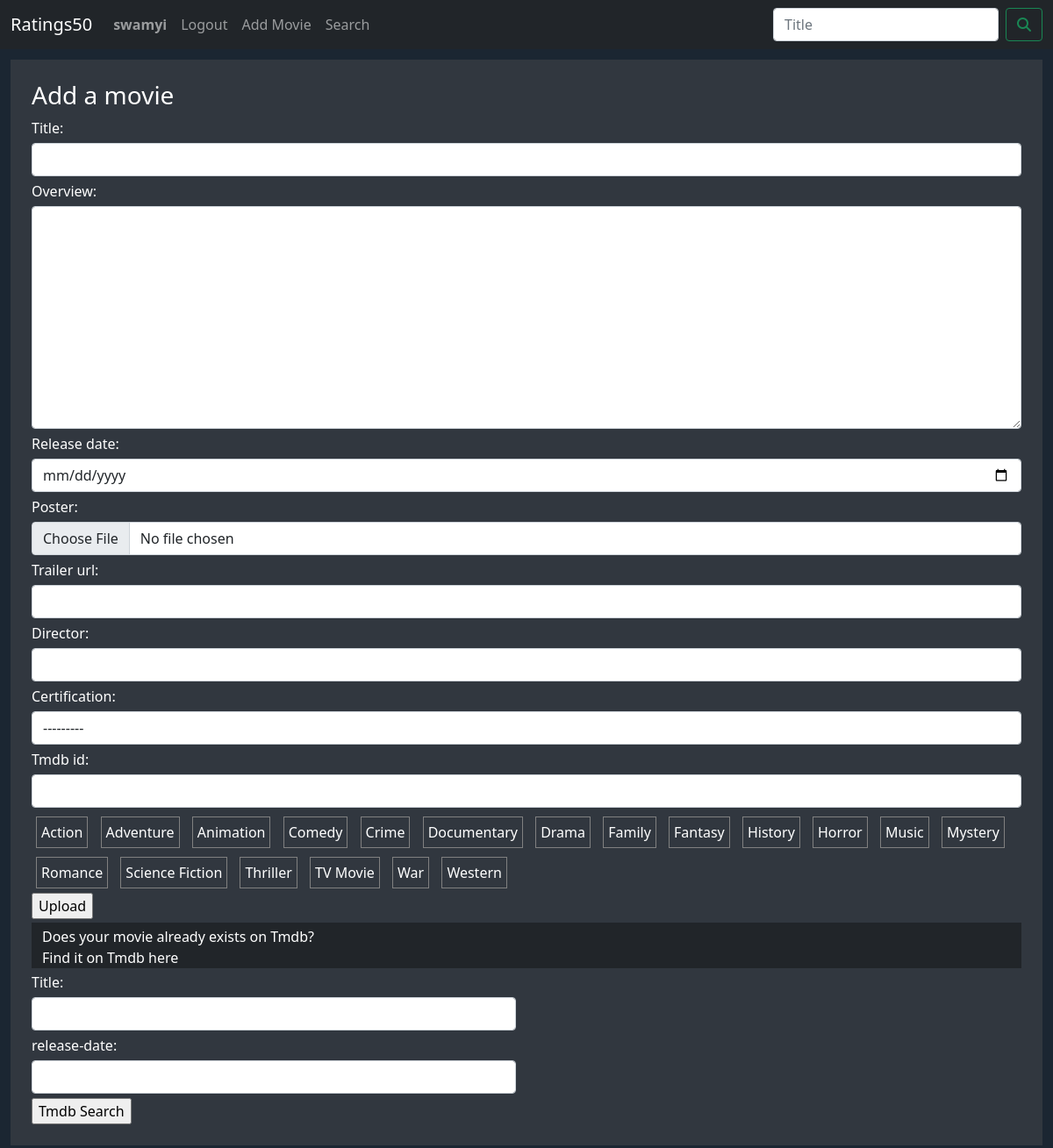
/ratings50/new (signed in), run on the app's committed database.
### ratings50/models.py (models this page shows)
class User(AbstractUser):
    pass

class Genre(models.Model):
    name = models.CharField(max_length=64)
    def __str__(self):
        return f"{self.name}"

### ratings50/views.py (the view, shortened to what this page needs)
# urls.py: path('new', views.new_movie, name='new'),
@login_required(login_url='login')
def new_movie(request):
    return render(request, "ratings50/movie_form.html", {'form': MovieForm(), 'new': True})

### ratings50/views.py
class MovieForm(forms.ModelForm):
    class Meta:
        model = Movie
        fields = ['title', 'overview', 'release_date', 'poster', 'trailer_url', 'director', 'certification', 'genre', 'tmdb_id']
        widgets = {
            'release_date': forms.DateInput(attrs={'type': 'date'}),
            'genre' : forms.CheckboxSelectMultiple(),
            'overview': forms.Textarea(),
        }

### ratings50/models.py (called while the page is built)
    def __str__(self):
        return f"{self.name}"

### ratings50/templates/ratings50/movie_form.html (shortened to what this page needs)
{% extends "ratings50/layout.html" %}
{% load static %}
{% load widget_tweaks %}
{% block body %}
    <div class="form-body">
        {% if new %}
            <h3>Add a movie</h3>
            <form action="{% url 'new' %}" enctype="multipart/form-data" method="post">
        {% else %}
            <h3>Edit</h3>
            <form action="{% url 'edit' movie_id %}" enctype="multipart/form-data" method="post">
        {% endif %}
            {% for field in form %}
                {% if field != form.genre %}
                    <div class="form-group">
                        <label for="{{ field.id }}">{{ field.label }}:</label>
                        {% render_field field class='form-control' %}
                    </div>
                {% endif %}
            {% endfor %}
            <div class="genre-boxes">
                {% for genre in form.genre %}
                    <div class="genre">
                        {{ genre }}
                    </div>
                {% endfor %}
            </div>
            <input type="submit" value="Upload">
        </form>
        <div class="container-fluid bg-dark text-white pt-1 my-1">
            Does your movie already exists on Tmdb? <br>
            Find it on Tmdb here
        </div>
        <div class="row">
            <div class="col-sm-6">
                    <label for="tmdb-title">Title:</label>
                    <input class="form-control" type="text" id="tmdb-title">
                    <label for="tmdb-year">release-date:</label>
                    <input class="form-control" type="number" id="tmdb-year">
                    <input type="submit" value="Tmdb Search" id="tmdb-search">
            </div>
            <div class="col" id="tmdb-results">
            </div>
        </div>
    </div>
{% endblock %}

### ratings50/templates/ratings50/layout.html (shortened to what this page needs)
{% load static %}
<!DOCTYPE html>
<html lang="en">
    <head>
        <link href="https://cdn.jsdelivr.net/npm/bootstrap@5.1.3/dist/css/bootstrap.min.css" rel="stylesheet">
        <link href="{% static 'ratings50/style.css' %}" rel="stylesheet">
    </head>
    <body class="page-body">
          <nav class="navbar navbar-expand-lg navbar-dark bg-dark">
            <div class="container-fluid">
              <a class="navbar-brand" href="{% url 'index' %}">Ratings50</a>
              <div class="collapse navbar-collapse" id="navbarSupportedContent">
                <ul class="navbar-nav me-auto mb-2 mb-lg-0">
                  {% if user.is_authenticated %}
                    <li class="nav-item">
                      <a class="nav-link" id="self-profile" data-username="{{ user.username }}"><strong>{{ user.username }}</strong></a>
                    </li>
                    <li class="nav-item">
                      <a class="nav-link" href="{% url 'logout' %}">Logout</a>
                    </li>
                    <li class="nav-item">
                      <a class="nav-link" href="{% url 'new' %}">Add Movie</a>
                    </li>
                  {% endif %}
                      <li class="nav-item">
                        <a class="nav-link" href="{% url 'search' %}">Search</a>
                      </li>
                </ul>
                <form class="d-flex" action="{% url 'search' %}" method="post">
                  <input name="title" class="form-control me-2" type="search" placeholder="Title" aria-label="Search">
                  <button class="btn btn-outline-success" type="submit">
                    <i class="fa-solid fa-magnifying-glass"></i>
                  </button>
                </form>
              </div>
            </div>
          </nav>
          {% block body %}
          {% endblock %}
    </body>
</html>

### ratings50/static/ratings50/style.css (style rules this page uses)
.page-body { background-color: #1b2632; }
.form-body, .search-form { background-color: #31373f; padding: 2%; margin: 1%; color: white; }
.form-body label, .search-form label { color: white; }
.form-body .form-control, .search-form .form-control { margin-top: 5px; margin-bottom: 5px; }
.form-body .genre-boxes .genre, .search-form .genre-boxes .genre { display: inline-block; padding: 5px; margin: 5px; border: solid grey 1px; background-color: #31373f; }
.form-body .form-group, .search-form .form-group { color: white; }

### data on the page
User: username "swamyi"
Genre: genre "Action"
Genre: genre "Adventure"
Genre: genre "Animation"
Genre: genre "Comedy"
Genre: genre "Crime"
Genre: genre "Documentary"
Genre: genre "Drama"
Genre: genre "Family"
Genre: genre "Fantasy"
Genre: genre "History"
Genre: genre "Horror"
Genre: genre "Music"
Genre: genre "Mystery"
Genre: genre "Romance"
Genre: genre "Science Fiction"
Genre: genre "Thriller"
Genre: genre "TV Movie"
Genre: genre "War"
Genre: genre "Western"

### other printed values
{{ field.label }} "Title" "Overview" "Release date" "Poster" "Trailer url" "Director" "Certification" "Tmdb id"
